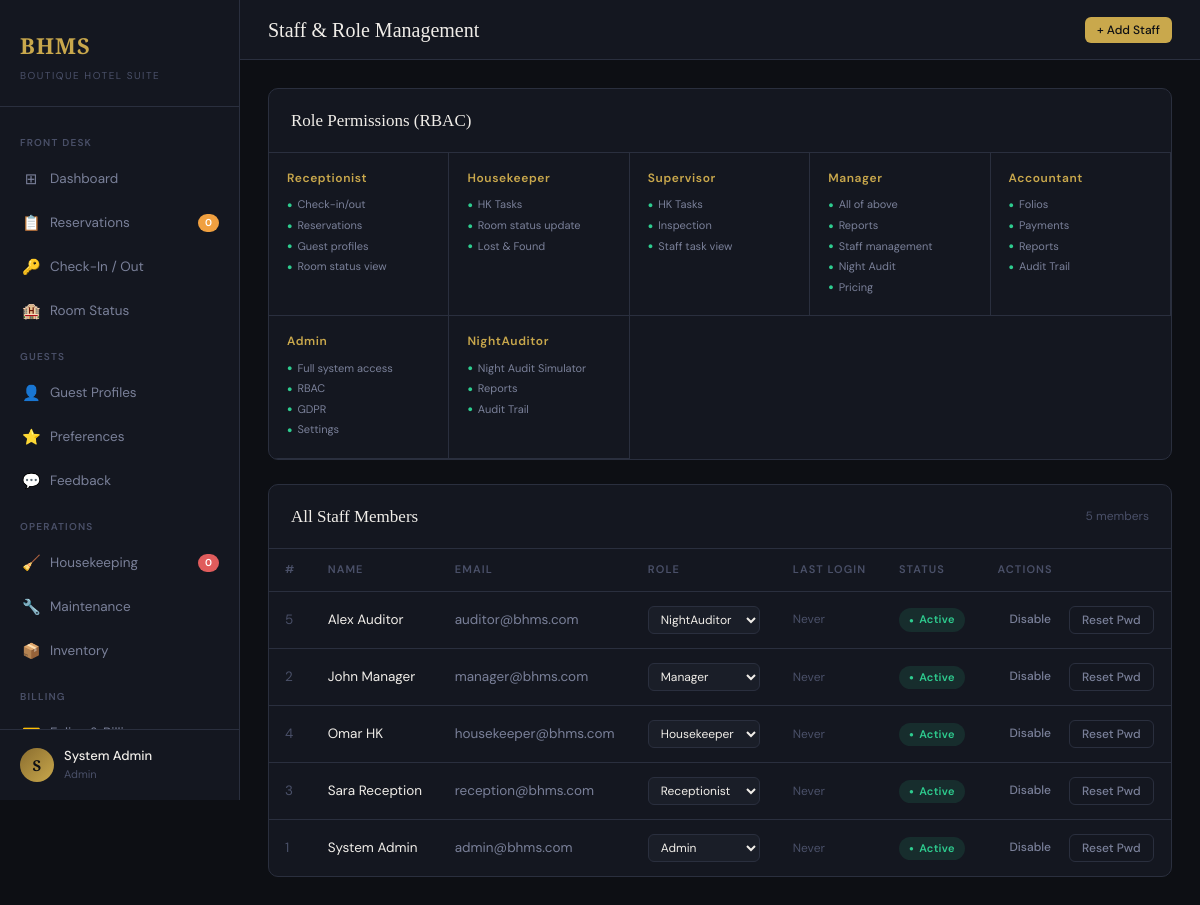
Page /implementation/staff.php (signed in) on the committed database.
### tables this page shows
CREATE TABLE `staff` (
  `staff_id`      INT          NOT NULL AUTO_INCREMENT,
  `name`          VARCHAR(100) NOT NULL,
  `email`         VARCHAR(150) NOT NULL,
  `password_hash` VARCHAR(255) NOT NULL,
  `role`          ENUM('Receptionist','Housekeeper','Supervisor','Manager','Accountant','Admin','NightAuditor')
                               NOT NULL DEFAULT 'Receptionist',
  `active`        TINYINT(1)   NOT NULL DEFAULT 1,
  `last_login`    DATETIME     DEFAULT NULL,
  `created_at`    DATETIME     NOT NULL DEFAULT CURRENT_TIMESTAMP,
  PRIMARY KEY (`staff_id`),
  UNIQUE KEY `uq_staff_email` (`email`)
);

### includes/db.php (called while the page is built, shortened)
<?php
class DatabaseConnection {
    private static ?DatabaseConnection $instance = null;
    private mysqli $conn;
    private string $host = 'localhost';
    private string $dbname = 'bhms';
    private string $user   = 'root';
    private string $pass   = '';
    private string $charset = 'utf8mb4';
    private function __construct() {
        $this->conn = new mysqli(
            $this->host,
            $this->user,
            $this->pass,
            $this->dbname,3307
        );
        $this->conn->set_charset($this->charset);
    }
    public static function getInstance(): DatabaseConnection {
        if (self::$instance === null) {
            self::$instance = new DatabaseConnection();
        }
        return self::$instance;
    }
    public function query(string $sql, string $types = '', ...$params): mysqli_result|bool {
        if (empty($params)) {
            return $this->conn->query($sql);
        }
        $stmt = $this->conn->prepare($sql);
        $stmt->bind_param($types, ...$params);
        $stmt->execute();
        $result = $stmt->get_result();
        return $result ?: true;
    }
    public function fetchAll(string $sql, string $types = '', ...$params): array {
        $result = $this->query($sql, $types, ...$params);
        return $result->fetch_all(MYSQLI_ASSOC);
    }
}
function db(): DatabaseConnection {
    return DatabaseConnection::getInstance();
}

### implementation/staff.php (the view, shortened to what this page needs)
<?php
$db = db();
$staff_list = $db->fetchAll("SELECT staff_id,name,email,role,active,last_login,created_at FROM staff ORDER BY name");
$roles = ['Receptionist','Housekeeper','Supervisor','Manager','Accountant','Admin','NightAuditor'];
$role_perms = [
    'Receptionist' => ['Check-in/out','Reservations','Guest profiles','Room status view'],
    'Housekeeper'  => ['HK Tasks','Room status update','Lost & Found'],
    'Supervisor'   => ['HK Tasks','Inspection','Staff task view'],
    'Manager'      => ['All of above','Reports','Staff management','Night Audit','Pricing'],
    'Accountant'   => ['Folios','Payments','Reports','Audit Trail'],
    'Admin'        => ['Full system access','RBAC','GDPR','Settings'],
    'NightAuditor' => ['Night Audit Simulator','Reports','Audit Trail'],
];
?>
<!DOCTYPE html>
<html lang="en">
<head>
<link rel="stylesheet" href="css/style.css">
</head>
<body>
<div class="wrapper">
  <?php include 'includes/sidebar.php'; ?>
  <div class="main">
    <div class="topbar">
      <div class="topbar-title">Staff & Role Management</div>
      <div class="topbar-actions">
        <button onclick="document.getElementById('createModal').classList.add('show')" class="btn btn-gold btn-sm">+ Add Staff</button>
      </div>
    </div>
    <div class="content">
      <div class="card" style="margin-bottom:24px">
        <div class="card-header"><div class="card-title">Role Permissions (RBAC)</div></div>
        <div style="display:grid;grid-template-columns:repeat(auto-fill,minmax(180px,1fr));gap:0">
          <?php foreach ($role_perms as $role=>$perms): ?>
          <div style="padding:16px 18px;border-right:1px solid var(--border);border-bottom:1px solid var(--border)">
            <div style="font-size:12px;font-weight:600;color:var(--gold);margin-bottom:8px;letter-spacing:.05em"><?= $role ?></div>
            <?php foreach ($perms as $p): ?>
            <div style="font-size:11px;color:var(--text-muted);display:flex;align-items:center;gap:5px;margin-bottom:3px">
              <span style="color:var(--green);font-size:9px">●</span><?= $p ?>
            </div>
            <?php endforeach; ?>
          </div>
          <?php endforeach; ?>
        </div>
      </div>
      <div class="card">
        <div class="card-header"><div class="card-title">All Staff Members</div><span style="font-size:12px;color:var(--text-dim)"><?= count($staff_list) ?> members</span></div>
        <div class="table-wrap">
          <table>
            <thead><tr><th>#</th><th>Name</th><th>Email</th><th>Role</th><th>Last Login</th><th>Status</th><th>Actions</th></tr></thead>
            <tbody>
              <?php foreach ($staff_list as $s): ?>
              <tr>
                <td style="color:var(--text-dim)"><?= $s['staff_id'] ?></td>
                <td><?= htmlspecialchars($s['name']) ?></td>
                <td style="color:var(--text-muted)"><?= htmlspecialchars($s['email']) ?></td>
                <td>
                  <form method="POST" style="display:inline">
                    <select name="role" class="form-control" style="padding:4px 8px;font-size:12px;width:auto;display:inline" onchange="this.form.submit()">
                      <?php foreach ($roles as $r): ?>
                      <option value="<?= $r ?>" <?= $s['role']===$r?'selected':'' ?>><?= $r ?></option>
                      <?php endforeach; ?>
                    </select>
                  </form>
                </td>
                <td style="font-size:12px;color:var(--text-dim)"><?= $s['last_login'] ? date('d M Y H:i', strtotime($s['last_login'])) : 'Never' ?></td>
                <td><?php if ($s['active']): ?><span class="badge badge-green">Active</span><?php else: ?><span class="badge badge-red">Disabled</span><?php endif; ?></td>
                <td style="display:flex;gap:6px">
                  <form method="POST" style="display:inline">
                    <button type="submit" class="btn btn-ghost btn-sm"><?= $s['active']?'Disable':'Enable' ?></button>
                  </form>
                  <button onclick="openReset(<?= $s['staff_id'] ?>,'<?= htmlspecialchars(addslashes($s['name'])) ?>')" class="btn btn-outline btn-sm">Reset Pwd</button>
                </td>
              </tr>
              <?php endforeach; ?>
            </tbody>
          </table>
        </div>
      </div>
    </div>
  </div>
</div>
</body></html>

### css/style.css (style rules this page uses)
:root { --gold: #C9A84C; --gold-light: #E8C97A; --gold-dim: #8A6D2F; --bg-deep: #0D0F14; --bg-card: #141720; --bg-panel: #1A1E28; --bg-hover: #1F2433; --border: #2A2F3E; --border-gold: rgba(201,168,76,0.25); --text-primary:#F0EDE8; --text-muted: #7A8099; --text-dim: #4A5068; --green: #2ECC8F; --green-dim: rgba(46,204,143,0.12); --red: #E05C5C; --red-dim: rgba(224,92,92,0.12); --blue: #5B9CF6; --blue-dim: rgba(91,156,246,0.12); --amber: #F0A040; --amber-dim: rgba(240,160,64,0.12); --radius: 10px; --radius-sm: 6px; --shadow: 0 4px 24px rgba(0,0,0,0.4); --shadow-gold: 0 0 30px rgba(201,168,76,0.08); --sidebar-w: 240px; --transition: 0.2s ease; }
*, *::before, *::after { box-sizing: border-box; margin: 0; padding: 0; }
body { font-family: 'DM Sans', sans-serif; background: var(--bg-deep); color: var(--text-primary); min-height: 100vh; font-size: 14px; line-height: 1.6; }
.wrapper { display: flex; min-height: 100vh; }
.main { margin-left: var(--sidebar-w); flex: 1; display: flex; flex-direction: column; min-height: 100vh; }
.topbar { background: var(--bg-card); border-bottom: 1px solid var(--border); padding: 0 28px; height: 60px; display: flex; align-items: center; justify-content: space-between; position: sticky; top: 0; z-index: 50; }
.topbar-title { font-family: 'Cormorant Garamond', serif; font-size: 20px; font-weight: 500; color: var(--text-primary); }
.topbar-actions { display: flex; align-items: center; gap: 12px; }
.content { padding: 28px; flex: 1; }
.card { background: var(--bg-card); border: 1px solid var(--border); border-radius: var(--radius); overflow: hidden; }
.card-header { padding: 18px 22px; border-bottom: 1px solid var(--border); display: flex; align-items: center; justify-content: space-between; }
.card-title { font-family: 'Cormorant Garamond', serif; font-size: 17px; font-weight: 500; color: var(--text-primary); }
.btn { display: inline-flex; align-items: center; gap: 7px; padding: 8px 16px; border-radius: var(--radius-sm); font-family: 'DM Sans', sans-serif; font-size: 13px; font-weight: 500; cursor: pointer; border: none; transition: var(--transition); text-decoration: none; white-space: nowrap; }
.btn-gold { background: var(--gold); color: var(--bg-deep); }
.btn-outline { background: transparent; color: var(--text-muted); border: 1px solid var(--border); }
.btn-ghost { background: transparent; color: var(--text-muted); }
.btn-sm { padding: 5px 12px; font-size: 12px; }
.badge { display: inline-flex; align-items: center; gap: 5px; padding: 3px 10px; border-radius: 20px; font-size: 11px; font-weight: 600; letter-spacing: 0.03em; }
.badge::before { content: '●'; font-size: 8px; }
.badge-green { background: var(--green-dim); color: var(--green); }
.table-wrap { overflow-x: auto; }
table { width: 100%; border-collapse: collapse; }
thead th { padding: 12px 16px; text-align: left; font-size: 11px; font-weight: 600; letter-spacing: 0.1em; text-transform: uppercase; color: var(--text-dim); border-bottom: 1px solid var(--border); white-space: nowrap; }
tbody td { padding: 14px 16px; border-bottom: 1px solid var(--border); color: var(--text-primary); font-size: 13.5px; vertical-align: middle; }
tbody tr:last-child td { border-bottom: none; }
.form-control { width: 100%; padding: 10px 14px; background: var(--bg-panel); border: 1px solid var(--border); border-radius: var(--radius-sm); color: var(--text-primary); font-family: 'DM Sans', sans-serif; font-size: 14px; transition: var(--transition); outline: none; }
.form-control::placeholder { color: var(--text-dim); }
select.form-control { cursor: pointer; }

### rows in the picture
staff: staff_id "5", name "Alex Auditor", email "auditor@bhms.com", role "NightAuditor", shows "Never", active "Active"
staff: staff_id "2", name "John Manager", email "manager@bhms.com", role "Manager", shows "Never", active "Active"
staff: staff_id "4", name "Omar HK", email "housekeeper@bhms.com", role "Housekeeper", shows "Never", active "Active"
staff: staff_id "3", name "Sara Reception", email "reception@bhms.com", role "Receptionist", shows "Never", active "Active"
staff: staff_id "1", name "System Admin", email "admin@bhms.com", role "Admin", shows "Never", active "Active"

### other values in the picture
substr($_SESSION['staff_name'] ?? 'A', 0, 1) "S"
$_SESSION['staff_name'] "System Admin"
$_SESSION['staff_role'] "Admin"
$role "Receptionist"
$p "Check-in/out"
$p "Reservations"
$p "Guest profiles"
$p "Room status view"
$role "Housekeeper"
$p "HK Tasks"
$p "Room status update"
$p "Lost & Found"
$role "Supervisor"
$p "Inspection"
$p "Staff task view"
